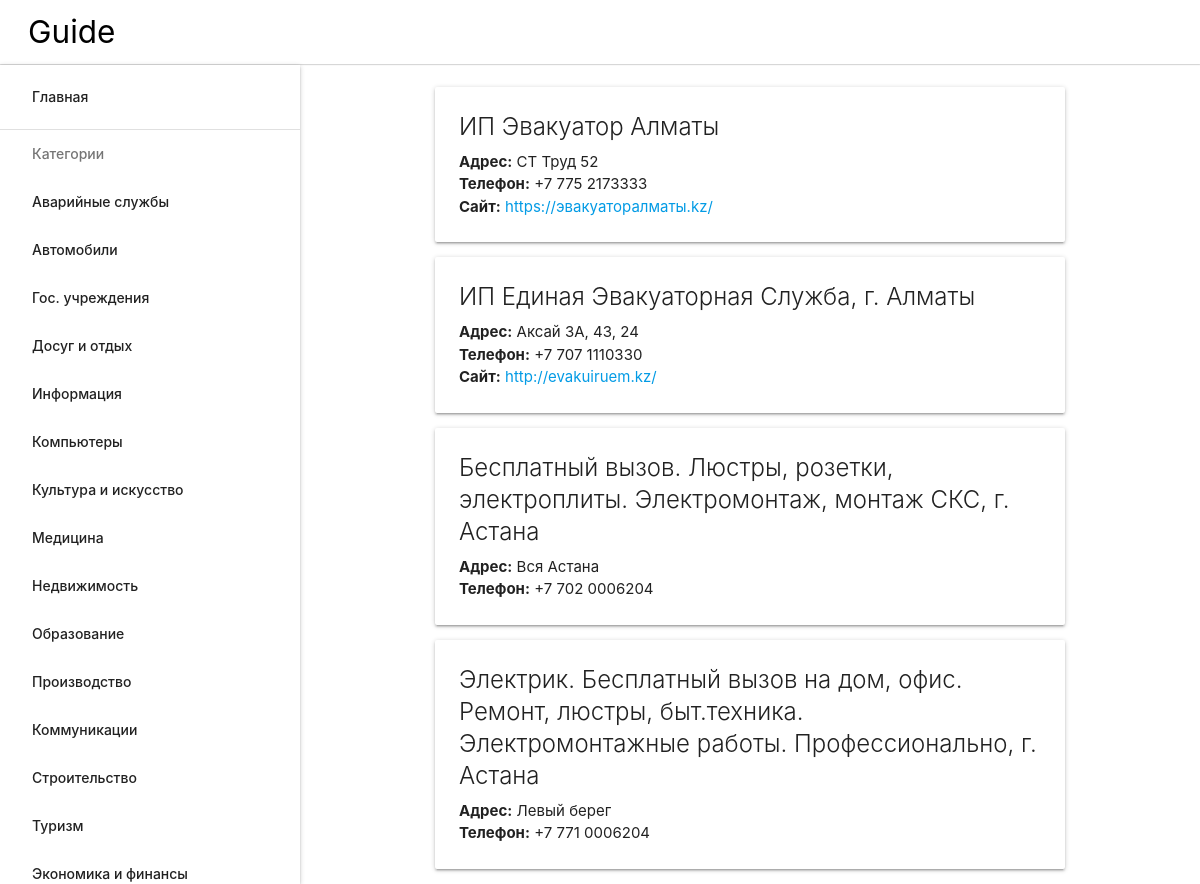
Page /category/1/ on the committed database.
### guide/models.py (models this page shows, shortened)
class Category(models.Model):
    title = models.CharField(max_length=70)
    slug = models.SlugField(max_length=70, unique=True)
    rating = models.IntegerField(default=0)
    class Meta:
        verbose_name = 'Category'
        verbose_name_plural = 'Categories'

class Place(models.Model):
    title = models.CharField(max_length=130)
    slug = models.SlugField(max_length=70, unique=True)
    category = models.ForeignKey(Category, on_delete=models.CASCADE, related_name = 'guide_cateogry')
    description = models.TextField(max_length=1024)
    address = models.CharField(max_length=200)
    phone = models.CharField(max_length=200, blank=True)
    siteurl = models.URLField(max_length=200, blank=True)
    rating = models.IntegerField(default=0)
    class Meta:
        verbose_name = 'Place'
        verbose_name_plural = 'Places'

### guide/views.py (the view)
# urls.py: re_path(r'^category/(?P<categoryid>\d+)/', views.category, name ='category'),
def category(request, categoryid):
    categories = Category.objects.all()
    places = Place.objects.filter(category = categoryid)
    return render(request, "category.html", {"categories": categories, "places": places})

### templates/category.html (shortened to what this page needs)
{% extends "shared/layout.html" %}
{% block content %}
    {% for place in places %}
        <div class="card">
            <div class="card-content">
                <span class="card-title">{{ place.title }}</span>
                    <p>
                        <b>Адрес:</b> {{ place.address }} <br>
                        {% if place.phone != ''  %}
                            <b>Телефон:</b> {{ place.phone }} <br>
                        {% endif %}
                        {% if place.siteurl != ''  %}
                            <b>Сайт:</b> <a href="{{ place.siteurl }}">{{ place.siteurl }}</a> <br>
                        {% endif %}
                    </p>
            </div>
        </div>
    {% endfor %}
{% endblock content %}

### templates/shared/layout.html (shortened to what this page needs)
<!DOCTYPE html>
<html>
  <head>
    <link rel="stylesheet" href="https://cdnjs.cloudflare.com/ajax/libs/materialize/1.0.0/css/materialize.min.css">
  </head>
  <body>
    <ul id="slide-out" class="sidenav sidenav-fixed">
            <li><a class="waves-effect" href="{% url 'home' %}">Главная</a></li>
            <li><div class="divider"></div></li>
            <li><a class="subheader">Категории</a></li>
        {% for category in categories %}
            <li><a class="waves-effect" href="{% url 'category' category.id %}">{{ category.title }}</a></li>
        {% endfor %}
    </ul>
    <div class="navbar-fixed">
        <nav class="white navbar-fixed">
            <a href="{% url 'home' %}" class="brand-logo black-text">Guide</a>
        </nav>
    </div>
    <div class="content-wrapper">
        <div class="container">
            {% block content%}{% endblock content %}
        </div>
    </div>
  </body>
</html>

### templates/shared/layout.html (style rules this page uses)
.content-wrapper { padding-left: 300px; }
.brand-logo { margin-left:28px; }
.sidenav { top:65px; padding-top:8px; height: calc(100% - 65px )!important; }
nav { -webkit-box-shadow: 0 0px 0px 0 rgba(0,0,0,0.14),0 0px 0px 0px rgba(0,0,0,0.12),0 1px 1px 0 rgba(0,0,0,0.2); box-shadow: 0 1px 1px 0 rgba(0,0,0,0.14),0 1px 1px -1px rgba(0,0,0,0.12),0 0px 0px 0 rgba(0,0,0,0.2); }
.container { padding-top:15px; }

### rows in the picture
Category: title "Аварийные службы"
Category: title "Автомобили"
Category: title "Гос. учреждения"
Category: title "Досуг и отдых"
Category: title "Информация"
Category: title "Компьютеры"
Category: title "Культура и искусство"
Category: title "Медицина"
Category: title "Недвижимость"
Category: title "Образование"
Category: title "Производство"
Category: title "Коммуникации"
Category: title "Строительство"
Category: title "Туризм"
Category: title "Экономика и финансы"
Place: title "ИП Эвакуатор Алматы", address "СТ Труд 52", phone "+7 775 2173333", siteurl "https://эвакуаторалматы.kz/"
Place: title "ИП Единая Эвакуаторная Служба, г. Алматы", address "Аксай 3А, 43, 24", phone "+7 707 1110330", siteurl "http://evakuiruem.kz/"
Place: title "Бесплатный вызов. Люстры, розетки, электроплиты. Электромонтаж, монтаж СКС, г. Астана", address "Вся Астана", phone "+7 702 0006204"
Place: title "Электрик. Бесплатный вызов на дом, офис. Ремонт, люстры, быт.техника. Электромонтажные работы. Профессионально, г. Астана", address "Левый берег", phone "+7 771 0006204"
